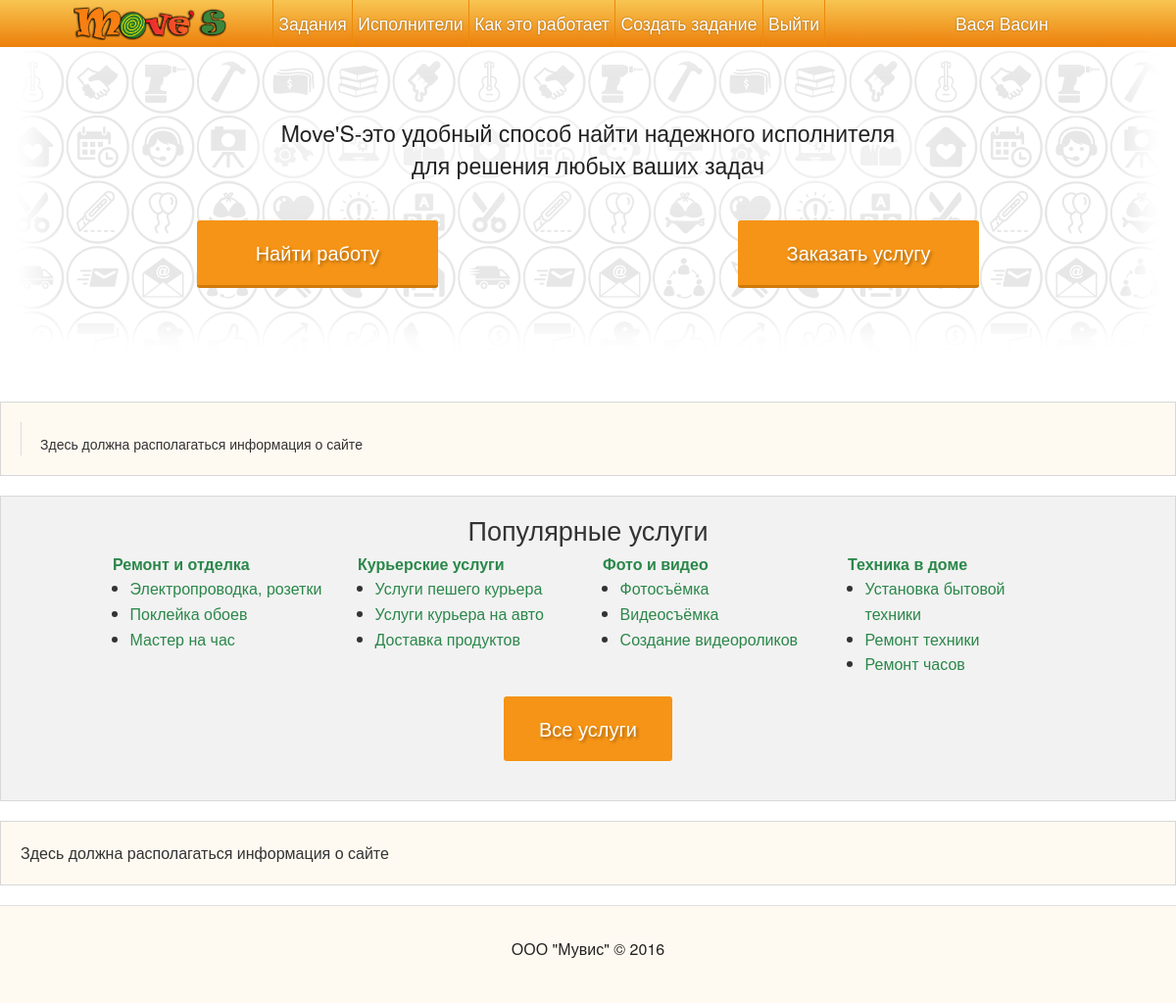
Screenshot of / (signed in) with the database file from the repository.
### project/modules/user/model.py (models this page shows, shortened)
class User(Model, UserMixin):
    id = Column(db.Integer, primary_key=True)
    full_name = Column(db.String(255), nullable=False)
    registered_at = Column(db.DateTime, default=datetime.datetime.utcnow)
    last_visited_at = Column(db.DateTime, default=None)
    phone = Column(db.String(100))
    email = Column(db.String(100))
    password = Column(db.String(64), nullable=False)
    password_salt = Column(db.String(8), nullable=False)
    city = Column(db.String(255), nullable=False)
    active = Column(db.Boolean, default=True, nullable=False) # Is account activated
    email_confirmed = Column(db.Boolean, default=False, nullable=False) # Is account activated
    phone_confirmed = Column(db.Boolean, default=False, nullable=False) # Is phone confirmed
    doer = Column(db.Boolean, default=False, nullable=False)   # Does a user have doer rights
    task_categories = relationship('Category', secondary=category_to_doer, backref=db.backref('doers', lazy='dynamic'))
    balance = Column(db.Numeric(precision=15, scale=2), default=None)
    avatar_id = Column(db.Integer, db.ForeignKey('upload.id'), nullable=True)
    avatar = relationship('Upload', foreign_keys=[avatar_id], uselist=False)
    rights = Column(db.String(100), nullable=False, default='user')
    roles = db.relationship('Role', secondary=role_to_user, backref=db.backref('users', lazy='dynamic'))
    age = Column(db.Integer)
    about = Column(db.Text(2048), default='')
    deleted = Column(db.Boolean, default=False, nullable=False)
    _rating = Column('rating', db.Float, nullable=False, default=0.0)
    @hybrid_property
    def rating(self):
        return self._rating
    @rating.setter
    def rating(self, value):
        raise Exception('Please, use User.add_rating(rater, value) and User.remove_rating(rating_id) methods')
    def is_authenticated(self):
        return True

### project/modules/constant/model.py (models this page shows)
class Constant(Model):
    id = Column(db.Integer, primary_key=True)
    slogan = Column(db.Text, default='', nullable=False)
    min_commission = Column(db.Integer, default=100, nullable=False)
    active = Column(db.Boolean, default=True)
    seo_keywords = Column(db.Text, default='')
    seo_description = Column(db.Text, default='')

### project/frontend.py (the view)
@frontend.route('/')
def index():
    return render_template('main.html')

### project/security.py (called while the page is built)
@login_manager.user_loader
def load_user(id):
    print('USER LOADER CALLED')
    result = User.query.get( int(id) )
    print('REQUESTED USER ID: {}'.format(id))
    print('REQUESTED USER: {}'.format(result))
    return result

### project/template_globals.py (called while the page is built)
@app.template_filter('oneline')
def oneline(value):
    value = re.sub(r'\r\n|\r|\n', '\n', value)
    return Markup(value.replace('\n', ' '))

@app.context_processor
def inject_globals():
	return {
		'now': datetime.datetime.now(),
		'settings': Constant.query.filter_by(active=True).first(),
		'config': config,
        'user_avatar_link': user_avatar_link
	}

### templates/main.html (shortened to what this page needs)
{% extends 'base.html' %}
{% block body %}
    <div class="header full-width">
        <div class="row">
            <div class="row">
                <div class="header__description large-8 large-offset-2 columns">
                    <h4>{{ settings.slogan|safe }}</h4>
                </div>
            </div>
            <div class="row">
                <div class="header__buttons large-10 large-offset-1 columns">
                    <div class="large-4 large-offset-0 columns">
                    	{% if current_user.is_authenticated() %}
                    		{% if current_user.doer %}
                        		<a href="{{ url_for('frontend.task_list') }}" class="header__bigbtn large radius button">Найти работу</a>
                        	{% else %}
                        		<a href="{{ url_for('frontend.request_doer_rights') }}" class="header__bigbtn large radius button">Найти работу</a>
                        	{% endif %}
                    	{% else %}
                    	<a href="{{ url_for('frontend.reg') }}" class="header__bigbtn large radius button">Найти работу</a>
                    	{% endif %}
                    </div>
                    <div class="large-4 large-offset-2 columns">
                    	{% if current_user.is_authenticated() %}
                        <a href="{{ url_for('frontend.task_new') }}" class="header__bigbtn large radius button">Заказать услугу</a>
                    	{% else %}
                    	<a href="{{ url_for('frontend.reg') }}" class="header__bigbtn large radius button">Заказать услугу</a>
                    	{% endif %}
                    </div>
                </div>
            </div>
        </div>
    </div>
<div class="info-block panel callout">
    {% include 'infoblocks/main_page_upper.html' %}
</div>
<div class="panel">
	<h3 class="panel__heading">Популярные услуги</h3>
	<div class="row">
		<div class="large-3 medium-3 columns">
			<strong><a href="{{ url_for('frontend.task_list', category_name='remont-i-otdelka') }}">Ремонт и отделка</strong>
				<br />
				<ul>
					<li><a href="{{ url_for('frontend.task_list', category_name='elektroprovodka-rozetki') }}">Электропроводка, розетки</a></li>
					<li><a href="{{ url_for('frontend.task_list', category_name='pokleyka-oboev') }}">Поклейка обоев</a></li>
					<li><a href="{{ url_for('frontend.task_list', category_name='master-na-chas') }}">Мастер на час</a></li>
				</ul>
		</div>
		<div class="large-3 medium-3 columns">
			<strong><a href="{{ url_for('frontend.task_list', category_name='kurerskie-uslugi') }}">Курьерские услуги</strong>
				<br /><ul>
					<li><a href="{{ url_for('frontend.task_list', category_name='uslugi-peshego-kurera') }}">Услуги пешего курьера</a></li>
					<li><a href="{{ url_for('frontend.task_list', category_name='uslugi-kurera-na-avto') }}">Услуги курьера на авто</a></li>
					<li><a href="{{ url_for('frontend.task_list', category_name='dostavka-produktov') }}">Доставка продуктов</a></li>
				</ul></p>
		</div>
		<div class="large-3 medium-3 columns">
			<strong><a href="{{ url_for('frontend.task_list', category_name='foto-i-video-uslugi') }}">Фото и видео</strong>
				<br /><ul>
					<li><a href="{{ url_for('frontend.task_list', category_name='fotosemka') }}">Фотосъёмка</a></li>
					<li><a href="{{ url_for('frontend.task_list', category_name='videosemka') }}">Видеосъёмка</a></li>
					<li><a href="{{ url_for('frontend.task_list', category_name='sozdanie-videorolikov') }}">Создание видеороликов</a></li>
				</ul></p>
		</div>
		<div class="large-3 medium-3 columns">
			<strong><a href="{{ url_for('frontend.task_list', category_name='tehnika-v-dome') }}">Техника в доме</strong>
				<br /><ul>
					<li><a href="{{ url_for('frontend.task_list', category_name='ustanovka-bitovoy-tehniki') }}">Установка бытовой техники</a></li>
					<li><a href="{{ url_for('frontend.task_list', category_name='remont-bitovoy-tehniki') }}">Ремонт техники</a></li>
					<li><a href="{{ url_for('frontend.task_list', category_name='remont-chasov') }}">Ремонт часов</a></li>
				</ul></p>
		</div>
	</div>
	<div class="row">
		<div class="center-x">
			<a href="{{ url_for('frontend.user_list') }}" class="large radius button">Все услуги</a>
		</div>
	</div>
</div>
<div class="info-block panel callout">
    {% include 'infoblocks/main_page_lower.html' %}
</div>
{% endblock body %}

### templates/base.html (shortened to what this page needs)
<!doctype html>
<html class="no-js" lang="ru">
<head>
    {% block styles %}
    <link rel="stylesheet" href="/static/assets/css/app.css">
    <link rel="stylesheet" href="/static/assets/css/additional_styles.css">
    <link rel="stylesheet" href="/static/assets/css/jquery.datetimepicker.css">
    <link rel="stylesheet" href="/static/assets/css/magnific-popup.css">
    <link rel="stylesheet" href="/static/assets/css/chosen.min.css">
    <link rel="stylesheet" href="/static/assets/css/trumbowyg/trumbowyg.min.css">
    {% endblock %}
</head>
<body class="{% block controller %}{% endblock %}">
    <div class="off-canvas-wrap" data-offcanvas>
        <div class="inner-wrap">
            {% block menu %}
            <div class="row full-width sticky-header hide-for-small-only">
                <div class="small-2 columns hide-for-medium-only sticky-header__logo">
                    <div class="center-y">
                        <a href="{{ url_for('frontend.index') }}" class="sticky-header__link"><img class="sticky-header__logo" src="/static/assets/img/logo_shaded.png"></a>
                    </div>
                </div>
                <nav class="small-7 columns sticky-header__items">
                    <div class="center-y">
                        <a href="{{ url_for('frontend.task_list') }}" class="sticky-header__nav-link">Задания</a>
                        <a href="{{ url_for('frontend.user_list') }}" class="sticky-header__nav-link">Исполнители</a>
                        <a href="{{ url_for('frontend.info') }}" class="sticky-header__nav-link last">Как это работает</a>
						{% if current_user.is_authenticated() %}
                        <a href="{{ url_for('frontend.task_new') }}" class="sticky-header__nav-link">Создать задание</a>
                        <a href="{{ url_for('frontend.logout') }}" class="sticky-header__nav-link">Выйти</a>
						{% endif %}
                    </div>
                </nav>
                <div class="small-2 columns sticky-header__profile">
                    <div class="center-y">
                        {% if current_user.is_authenticated() %}
                        <a href="{{ url_for('frontend.user_view', id = current_user.id) }}">{{ current_user.full_name }}</a>
                        {% else %}
                            <a href="{{ url_for('frontend.login') }}" class="sticky-header__nav-link">Вход</a>
                            <a href="{{ url_for('frontend.reg') }}" class="sticky-header__nav-link">Регистрация</a>
                        {% endif %}
                    </div>
                </div>
            </div>
            {% endblock menu %}
            <div class="content-pad">
            {% block body %}
            {% endblock %}
            </div>
        </div>
    </div>
	{% block footer %}
	<footer class="footer">
		<div class="row full-width">
			<div class="small-12 columns center-x">
				ООО "Мувис" &#169; {{ now.strftime('%Y') }}
			</div>
		</div>
	</footer>
	{% endblock %}
</body>
</html>

### static/assets/css/additional_styles.css (style rules this page uses)
.sticky-header a { font-size: 1.1em; }

### rows the page displays
User: full_name "Вася Васин"
Constant: slogan "Move'S-это удобный способ найти надежного исполнителя для решения любых ваших задач"
